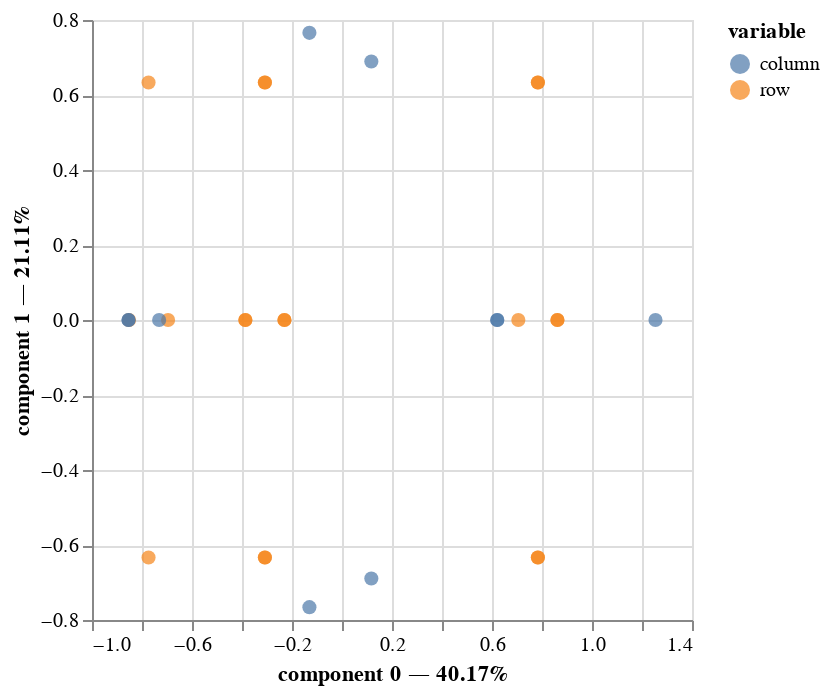

Notebook code for this chart:
### Markdown cell above
Por fim, exibimos o resultado através da execução do código abaixo:

**Exibir Dados da Análise de Correspondência** <p>

### Code cell
m_analise_correspondencia.plot(dados)

### Figure 1 — Vega-Lite specification as saved in the notebook (floating-point values rounded to 4 significant figures)
{"config": {"view": {"continuousWidth": 300, "continuousHeight": 300}}, "layer": [{"data": {"name": "data-40f5961464c2f1418dceaee99c960875"}, "mark": {"type": "circle", "size": 50}, "encoding": {"color": {"field": "variable", "type": "nominal"}, "tooltip": [{"field": "variable", "type": "nominal"}, {"field": "value", "type": "nominal"}, {"field": "component 0", "type": "quantitative"}, {"field": "component 1", "type": "quantitative"}], "x": {"axis": {"title": "component 0 — 40.17%"}, "field": "component 0", "scale": {"zero": false}, "type": "quantitative"}, "y": {"axis": {"title": "component 1 — 21.11%"}, "field": "component 1", "scale": {"zero": false}, "type": "quantitative"}}, "name": "view_2"}, {"data": {"name": "data-05af38968b219e35c90e0fd35f832f4d"}, "mark": {"type": "circle", "size": 50}, "encoding": {"color": {"field": "variable", "type": "nominal"}, "tooltip": [{"field": "variable", "type": "nominal"}, {"field": "value", "type": "nominal"}, {"field": "component 0", "type": "quantitative"}, {"field": "component 1", "type": "quantitative"}], "x": {"axis": {"title": "component 0 — 40.17%"}, "field": "component 0", "scale": {"zero": false}, "type": "quantitative"}, "y": {"axis": {"title": "component 1 — 21.11%"}, "field": "component 1", "scale": {"zero": false}, "type": "quantitative"}}}], "params": [{"name": "param_2", "select": {"type": "interval", "encodings": ["x", "y"]}, "bind": "scales", "views": ["view_2"]}], "$schema": "https://vega.github.io/schema/vega-lite/v5.17.0.json", "datasets": {"data-40f5961464c2f1418dceaee99c960875": [{"component 0": 0.7054, "component 1": 1.006e-14, "variable": "row", "value": "0", "label": 0}, {"component 0": -0.3866, "component 1": 8.413e-15, "variable": "row", "value": "1", "label": 1}, {"component 0": -0.3866, "component 1": 8.537e-15, "variable": "row", "value": "2", "label": 2}, {"component 0": -0.852, "component 1": 7.645e-15, "variable": "row", "value": "3", "label": 3}, {"component 0": 0.7835, "component 1": -0.6333, "variable": "row", "value": "4", "label": 4}, {"component 0": 0.7835, "component 1": -0.6333, "variable": "row", "value": "5", "label": 5}, {"component 0": -0.3084, "component 1": -0.6333, "variable": "row", "value": "6", "label": 6}, {"component 0": -0.3084, "component 1": -0.6333, "variable": "row", "value": "7", "label": 7}, {"component 0": -0.7739, "component 1": -0.6333, "variable": "row", "value": "8", "label": 8}, {"component 0": 0.7835, "component 1": 0.6333, "variable": "row", "value": "9", "label": 9}, {"component 0": 0.7835, "component 1": 0.6333, "variable": "row", "value": "10", "label": 10}, {"component 0": -0.3084, "component 1": 0.6333, "variable": "row", "value": "11", "label": 11}, {"component 0": -0.3084, "component 1": 0.6333, "variable": "row", "value": "12", "label": 12}, {"component 0": -0.7739, "component 1": 0.6333, "variable": "row", "value": "13", "label": 13}, {"component 0": 0.8617, "component 1": -6.676e-15, "variable": "row", "value": "14", "label": 14}, {"component 0": 0.8617, "component 1": -6.676e-15, "variable": "row", "value": "15", "label": 15}, {"component 0": -0.2303, "component 1": -8.32e-15, "variable": "row", "value": "16", "label": 16}, {"component 0": -0.2303, "component 1": -8.196e-15, "variable": "row", "value": "17", "label": 17}, {"component 0": -0.6957, "component 1": -9.088e-15, "variable": "row", "value": "18", "label": 18}], "data-05af38968b219e35c90e0fd35f832f4d": [{"component 0": 0.1173, "component 1": 0.6892, "variable": "column", "value": "Color_PURPLE", "label": "Color_PURPLE"}, {"component 0": -0.1303, "component 1": -0.7658, "variable": "column", "value": "Color_YELLOW", "label": "Color_YELLOW"}, {"component 0": 0.1173, "component 1": -0.6892, "variable": "column", "value": "Size_LARGE", "label": "Size_LARGE"}, {"component 0": -0.1303, "component 1": 0.7658, "variable": "column", "value": "Size_SMALL", "label": "Size_SMALL"}, {"component 0": -0.8539, "component 1": -3.272e-16, "variable": "column", "value": "Action_DIP", "label": "Action_DIP"}, {"component 0": 0.621, "component 1": 3.296e-16, "variable": "column", "value": "Action_STRETCH", "label": "Action_STRETCH"}, {"component 0": 0.621, "component 1": 3.819e-16, "variable": "column", "value": "Age_ADULT", "label": "Age_ADULT"}, {"component 0": -0.8539, "component 1": -3.41e-16, "variable": "column", "value": "Age_CHILD", "label": "Age_CHILD"}, {"component 0": -0.7315, "component 1": -5.501e-18, "variable": "column", "value": "Inflated_F", "label": "Inflated_F"}, {"component 0": 1.254, "component 1": 2.649e-16, "variable": "column", "value": "Inflated_T", "label": "Inflated_T"}]}}
